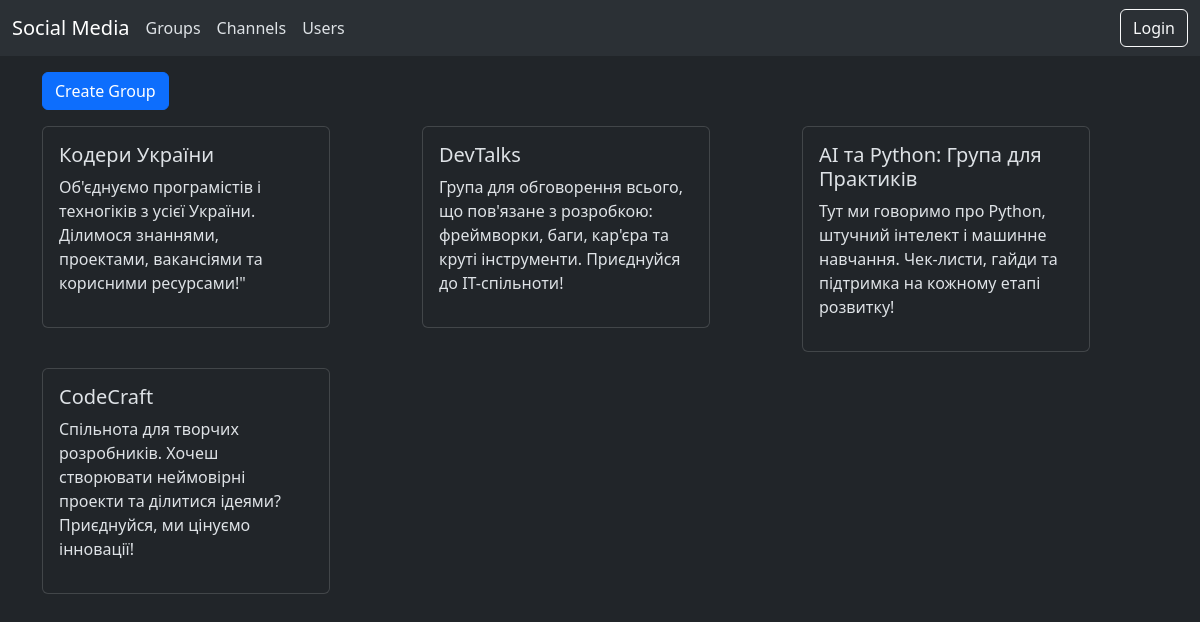
Screenshot of /groups_and_channels/groups/ with the database file from the repository.
### groups/models.py (models this page shows, shortened)
class Group(models.Model):
    group_picture = models.ImageField(upload_to="group_pictures", null=True, blank=True)
    title = models.CharField(max_length=80)
    description = models.CharField(max_length=500)
    created_by = models.ForeignKey(Profile, on_delete=models.CASCADE, related_name="groups")
    created_at = models.DateTimeField(auto_now_add=True)

### groups/views.py (the view)
# urls.py: path('groups/', views.GroupsListView.as_view(), name='groups-list'),
class GroupsListView(ListView):
    model = Group
    context_object_name = "groups"
    template_name = "groups/groups_list.html"
    def get_context_data(self, **kwargs):
        context = super().get_context_data(**kwargs)
        context["join_form"] = MemberCreationForm()
        return context

### templates/groups/groups_list.html (shortened to what this page needs)
{% extends "base.html" %}
{% block content %}
	<div class="container">
    <a href="{% url "groups:group-create" %}" class="btn btn-primary mb-3">Create Group</a>
    <div class="row">
    {% for group in groups %}
        <div class="col-6 col-md-4">
        <div class="card mb-3" style="width: 18rem;">
          <div class="card-body">
            <h5 class="card-title">{{ group.title }}</h5>
            <p class="card-text">{{ group.description }}</p>
          </div>
        </div>
        </div>
    {% endfor %}
    </div>
    </div>
{% endblock %}

### rows the page displays
Group: title "Кодери України", description "Об'єднуємо програмістів і техногіків з усієї України. Ділимося знаннями, проектами, вакансіями та корисними ресурсами!\""
Group: title "DevTalks", description "Група для обговорення всього, що пов'язане з розробкою: фреймворки, баги, кар'єра та круті інструменти. Приєднуйся до IT-спільноти!"
Group: title "AI та Python: Група для Практиків", description "Тут ми говоримо про Python, штучний інтелект і машинне навчання. Чек-листи, гайди та підтримка на кожному етапі розвитку!"
Group: title "CodeCraft", description "Спільнота для творчих розробників. Хочеш створювати неймовірні проекти та ділитися ідеями? Приєднуйся, ми цінуємо інновації!"
